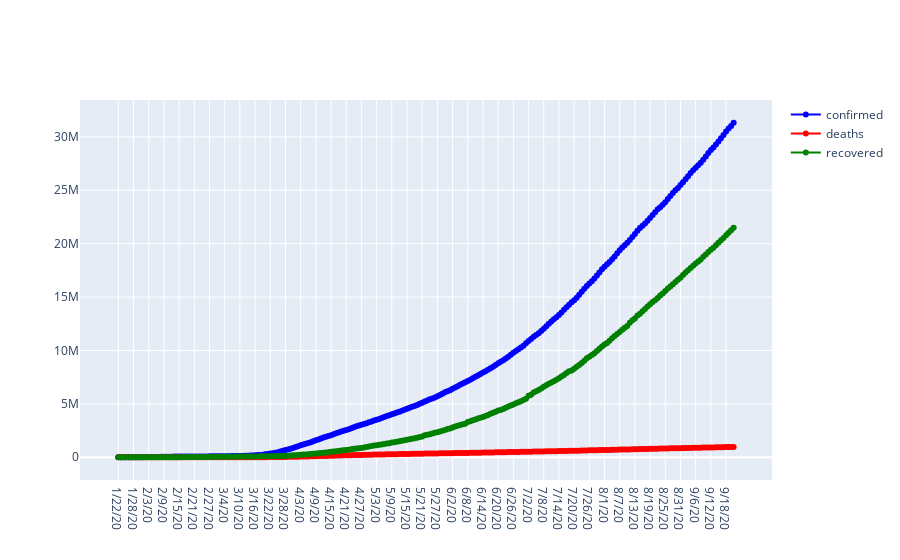

Write notebook code for a chart like this one.
### Markdown cell above
### Global's Cases :  Confirmed Vs Recovered Vs Death :

### Code cell
fig=go.Figure()
fig.add_trace(go.Scatter(x=confirmed_agg.index, y = confirmed_agg.values, mode = 'lines+markers',name='confirmed',line=dict(color='blue',width=2)))
fig.add_trace(go.Scatter(x=deaths_agg.index, y = deaths_agg.values, mode = 'lines+markers',name='deaths',line=dict(color='red',width=2)))
fig.add_trace(go.Scatter(x=recovered_agg.index, y = recovered_agg.values, mode = 'lines+markers',name='recovered',line=dict(color='green',width=2)))

### Figure 1 — Plotly figure (JSON) as saved in the notebook; plotly's stock layout.template omitted (floating-point values rounded to 4 significant figures; data arrays with more than 128 entries replaced by an {"elided": "..."} marker saying what was removed)
{"data": [{"line": {"color": "blue", "width": 2}, "mode": "lines+markers", "name": "confirmed", "type": "scatter", "x": {"elided": "244 str values"}, "y": {"elided": "244 int values"}}, {"line": {"color": "red", "width": 2}, "mode": "lines+markers", "name": "deaths", "type": "scatter", "x": {"elided": "244 str values"}, "y": {"elided": "244 int values"}}, {"line": {"color": "green", "width": 2}, "mode": "lines+markers", "name": "recovered", "type": "scatter", "x": {"elided": "244 str values"}, "y": {"elided": "244 int values"}}], "layout": {}}
